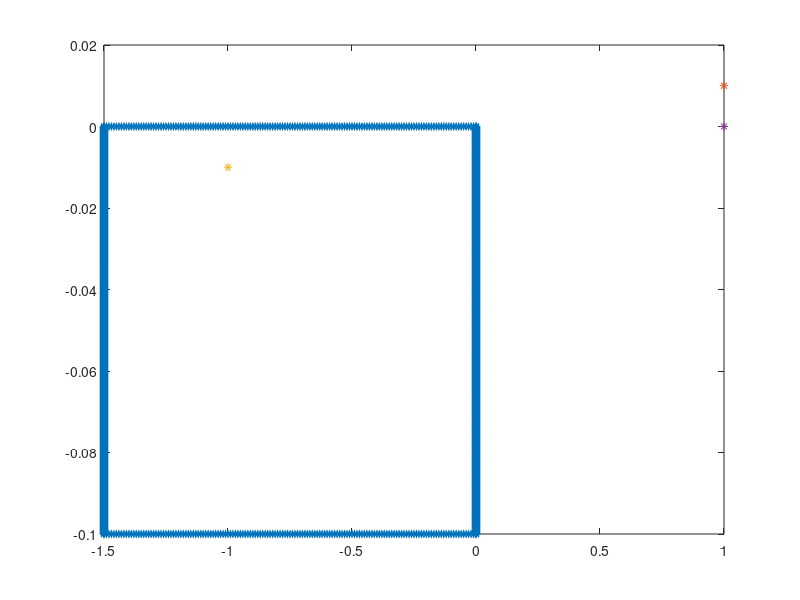

This figure's MATLAB source: (Note: this script raises an error after producing the figure.)
%% Introduce a loop
k = 1+0.01i;
step1 = 0.01;
step2 = 0.0001;
xi_plus_loop = [0:step1:1.5,1.5 + 1i*(0:step2:0.1),1.5 + 0.1i - (0:step1:1.5), 1i*(0.1:-step2:0)];

xi_minus_loop =[0:-step1:-1.5,-1.5 - 1i*(0:step2:0.1), -1.5-0.1i + (0:step1:1.5), -1i*(0.1:-step2:0)];

xi_whole_loop = [-1.5:step1:1.5,1.5 + 1i*(0:step2:0.1),1.5 + 0.1i - (0:step1:3), -1.5 + 1i*(0.1:-step2:0)] - 0.04i;

xi_cur_loop = [xi_minus_loop];

gamma_0 = sqrt(k^2  -  xi_cur_loop(1).^2);
root3_1 = (xi_cur_loop(1) + 1i*gamma_0)^(1/3);
root3_2 = (xi_cur_loop(1) - 1i*gamma_0)^(1/3);

% 
 figure;
 plot(xi_cur_loop,'*')
 hold all
 plot(k,'*')
 hold all
 plot(-k,'*')
  hold all
 plot(0,'*')

%%%%  evaluate roots we need
square_cont = root_cont(1/2,gamma_0,k^2 - xi_cur_loop.^2); 
%%%% whats below lives on the triple covering of a tube
covering_function = root_cont(1/3,root3_1, xi_cur_loop + 1i*square_cont)+...
    root_cont(1/3,root3_2, xi_cur_loop - 1i*square_cont);

figure;
plot(covering_function,'*')


covering_function(end)/covering_function(1)

